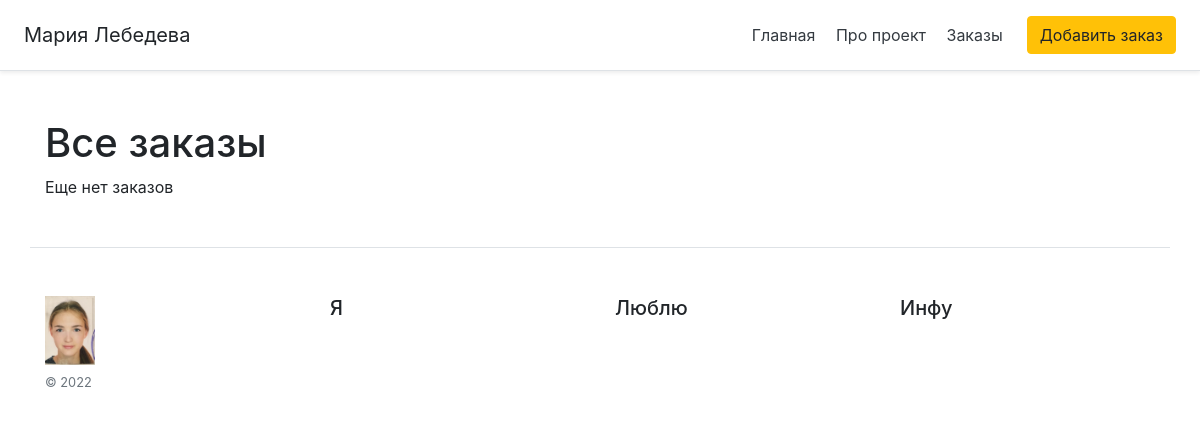
Page /posts on the earlier database version.
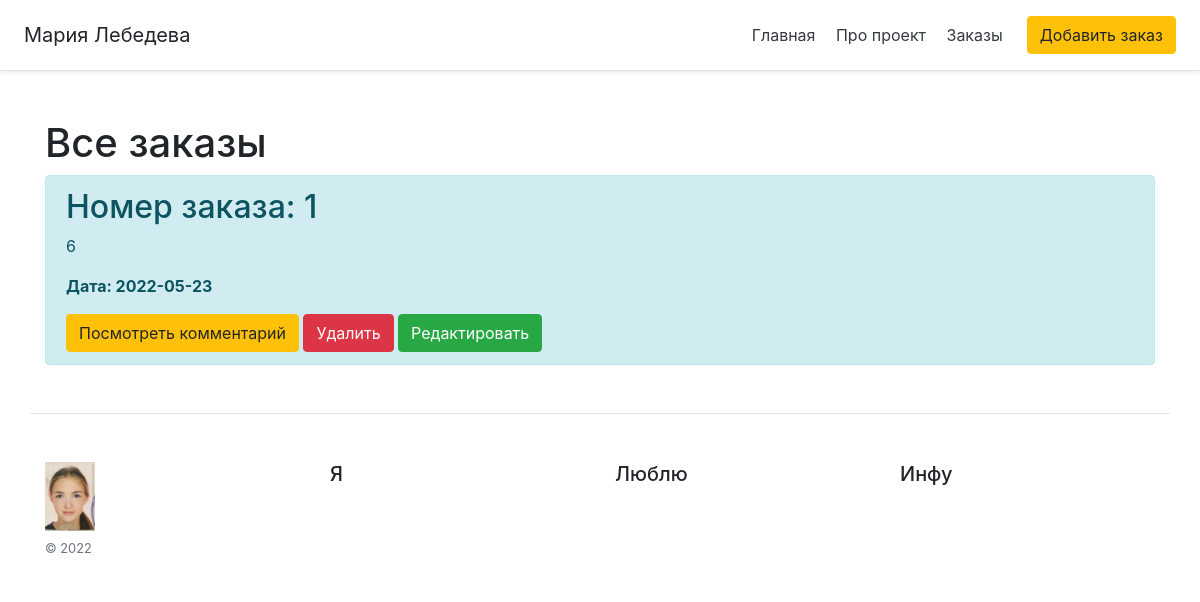
Same page on the later database version.
### app.py (models this page shows, shortened)
class Order(db.Model):
    id = db.Column(db.Integer, primary_key=True)
    title = db.Column(db.String(100), nullable=False)
    intro = db.Column(db.String(300), nullable=False)
    text = db.Column(db.Text, nullable=False)
    date = db.Column(db.DateTime, default=datetime.utcnow)

### app.py (the view)
@app.route('/posts')
def posts():
    orders = Order.query.order_by(Order.date.desc()).all()
    return render_template("posts.html", orders=orders)

### templates/posts.html (shortened to what this page needs)
{% extends 'base.html' %}
{% block body %}
<div class="container mt-5">
    <h1>Все заказы</h1>
    {% if orders|length > 0 %}
        {% for el in orders %}
        <div class="alert alert-info">
            <h2>Номер заказа: {{ el.id }}</h2>
            <p>{{ el.intro }}</p>
            <p><b>Дата: {{ el.date.date() }}</b></p>
            <a href="/posts/{{ el.id }}" class="btn btn-warning">Посмотреть комментарий</a>
            <form action="{{ url_for('post_delete', id=el.id) }}" method="POST" style="display: inline;">
            <input type="submit" value="Удалить" class="btn btn-danger" />
            </form>
            <a href="{{ url_for('post_update', id=el.id) }}" class="btn btn-success">Редактировать</a>
        </div>
        {% endfor %}
    {% else %}
    <p>Еще нет заказов</p>
    {% endif %}
</div>
{% endblock %}

### templates/base.html (shortened to what this page needs)
<!doctype html>
<html lang="ru">
<head>
    <link rel="stylesheet" href="{{ url_for('static', filename='css/main.css') }}">
    <link rel="stylesheet" href="https://stackpath.bootstrapcdn.com/bootstrap/4.4.1/css/bootstrap.min.css">
</head>
<body>
    <div class="d-flex flex-column flex-md-row align-items-center p-3 px-md-4 mb-3 bg-white border-bottom shadow-sm">
      <h5 class="my-0 mr-md-auto font-weight-normal">Мария Лебедева</h5>
      <nav class="my-2 my-md-0 mr-md-3">
        <a class="p-2 text-dark" href="/">Главная</a>
        <a class="p-2 text-dark" href="/about">Про проект</a>
          <a class="p-2 text-dark" href="/posts">Заказы</a>
      </nav>
        <a class="btn btn-warning" href="/create-order">Добавить заказ</a>
    </div>
    {% block body %}{% endblock %}
    <footer class="container pt-4 my-md-5 pt-md-5 border-top">
    <div class="row">
      <div class="col-12 col-md">
        <img class="mb-2" src="/static/photo.jpg " alt="" width="50">
        <small class="d-block mb-3 text-muted">© 2022</small>
      </div>
      <div class="col-6 col-md">
        <h5>Я</h5>
      </div>
      <div class="col-6 col-md">
        <h5>Люблю</h5>
      </div>
      <div class="col-6 col-md">
        <h5>Инфу</h5>
      </div>
    </div>
  </footer>
</body>
</html>

Differences in the rows shown:
added Order: id "1", intro "6", date "2022-05-23"
Other differences:
text no longer shown: "Еще нет заказов"
